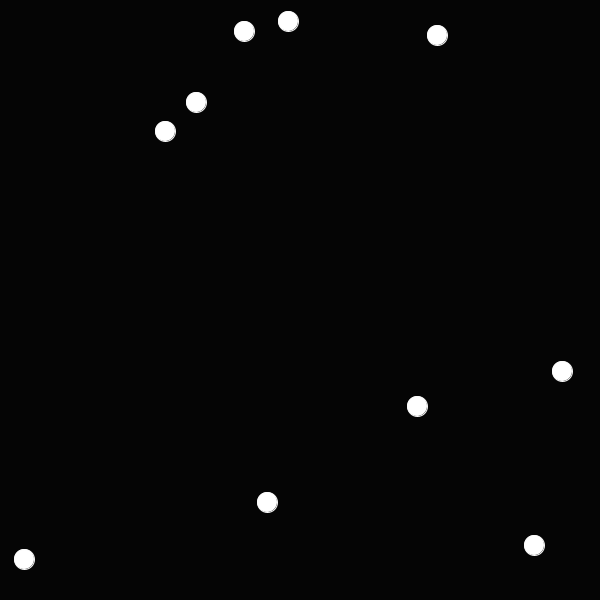
Frame 1 (no input)
Frame 60 (the mouse pressed at the canvas centre just before this capture): identical to frame 1, image omitted
Frame 120 (the mouse held since frame 60 and released just before this capture): identical to frame 1, image omitted

The Processing sketch that drew this single still picture (run headless with seeded random() and noise(); from frame 60 on, the mouse is pressed at the canvas centre):

// Processing sketch: processing_114163
// ── processing_114163.pde

int num = 10;
int[] x= new int[num];
int[] y= new int[num];
int speed = 10;
float ydirection = 1;
float xdirection = .6;




void setup() {
  size(600, 600);
  
}


void draw() {
  randomSeed(12);
  background(5);
  stroke(250);
  smooth();
 

  for (int i=0; i<num; i++) {
    x[i] = (int)random(600);
    y[i] = (int)random(600);


    ellipse(x[i], y[i], 20, 20);
    x[i]+=speed*xdirection;
    y[i]+=speed*ydirection;


    if (y[i]>height) {
      ydirection = -1;
      fill(random(256), random(256), random(256));
    }
    if (y[i]<=0) {
      ydirection = 1;
      fill(random(256), random(256), random(256));
    }
    if (x[i]>width) {
      xdirection = -.6;
      fill(random(256), random(256), random(256));
    }
    if (x[i]<=0) {
      xdirection = .6;
      fill(random(256), random(256), random(256));
    }
  }
}




/*void keyPressed() {
 if (key == CODED) {
 if (keyCode == LEFT) {
 x-=20;
 if (x<=0) {
 x=0;
 }
 } 
 else if (keyCode == RIGHT) {
 x+=20;
 if (x>=width) {
 x=width-20;
 }
 }
 }
 }*/
